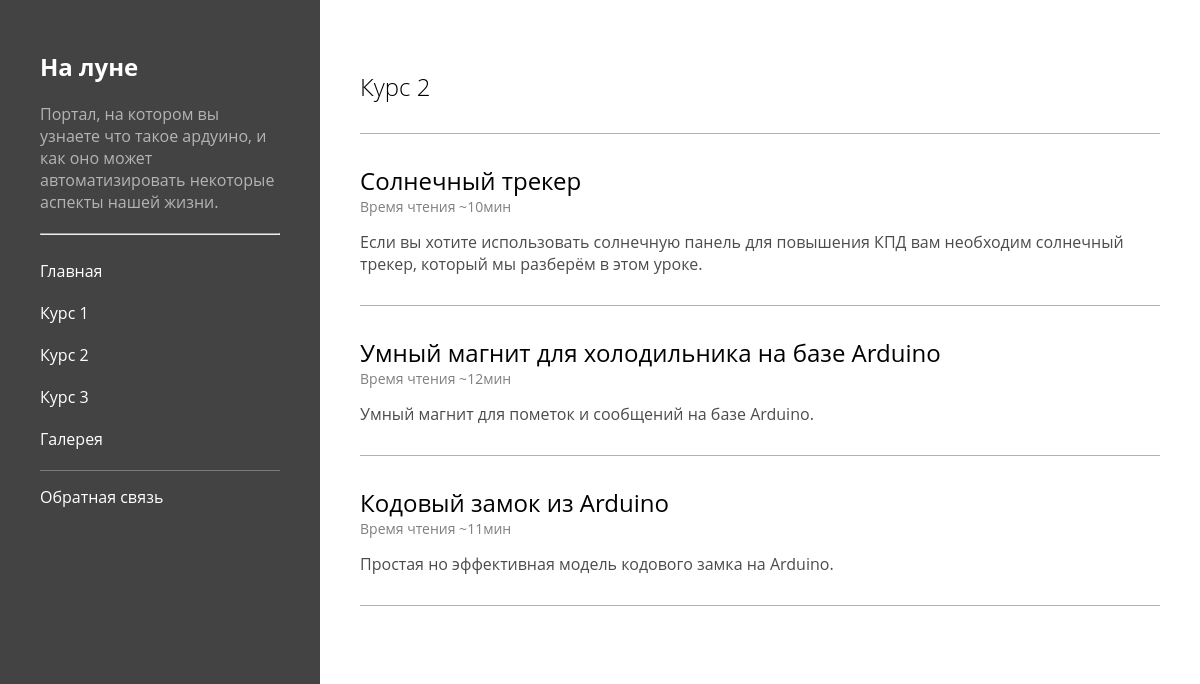
/course-2/, run on the app's committed database.
### tables this page shows
CREATE TABLE "bdtable" (
	"course_num"	INTEGER,
	"lesson_num"	INTEGER,
	"title"	INTEGER,
	"reading_time"	INTEGER,
	"preview_text"	TEXT
);

### main.py (the view)
@app.route('/course-<num>/')
def course(num):
    with sq.connect("6743database.db") as con:
        cur = con.cursor()
        db_array = cur.execute(
            f"SELECT course_num, lesson_num, title, reading_time, preview_text FROM bdtable WHERE course_num={num}").fetchall()
    return render_template('index.html', title=f'Курс {num}', list=db_array, content_title=f'Курс {num}')

### templates/index.html (shortened to what this page needs)
<!DOCTYPE html>
<html lang="en">
<head>
    <link rel="stylesheet" href="{{ url_for('static', filename='CSS/style.css') }}">
</head>
<body>
    <section class="sidebar_column">
        <div>
            <h2>На луне</h2>
            <p>Портал, на котором вы узнаете что такое ардуино, и как оно может автоматизировать некоторые аспекты нашей жизни.</p>
            <hr>
            <nav>
                <a href="/">Главная</a>
                <a href="/course-1/">Курс 1</a>
                <a href="/course-2/">Курс 2</a>
                <a href="/course-3/">Курс 3</a>
                <a href="/gallery/">Галерея</a>
            </nav>
            <div class="hr" style="margin: 10px 0 15px 0; background-color: white;"></div>
            <a href="https://t.me/">Обратная связь</a>
        </div>
    </section>
    <section class="main_content">
        {% if list %}
        <div class="lessons_list_wrapper">
            <h1>{{ content_title }}</h1>
            <div class="hr"></div>
            {% for item in list %}
            <div class="item">
                <a href="lesson-{{ item[1] }}">{{ item[2] }}</a>
                <div class="read_time">Время чтения ~{{ item[3]}}мин</div>
                <p>{{ item[4] }}</p>
                <div class="hr"></div>
            </div>
            {% endfor %}
        </div>
        {% endif %}
    </section>
</body>
</html>

### static/CSS/style.css (style rules this page uses)
html { overflow-x: hidden; }
* { margin: 0; padding: 0; font-family: 'open sans'; }
.sidebar_column { max-width: 20%; width: auto; height: calc(100vh - 50px); background-color: #444343; padding: 50px 40px 0 40px; display: flex; justify-content: center; font-family: open sans; position:fixed; transform: translateY(0%); transition: transform 0.7s; }
.sidebar_column p { padding: 20px 0; opacity: 0.6; }
.sidebar_column div { max-width: 300px; color: white; }
.sidebar_column nav { display: flex; flex-direction: column; margin: 15px 0 0 0; }
.sidebar_column a { color: white; text-decoration: none; padding: 10px 0; transition: opacity 0.2s; }
.main_content { position: absolute; width: calc(80vw - 80px); top: 0; margin-left: calc(20% + 80px); display: flex; flex-direction: column; min-height: 100vh; }
.lessons_list_wrapper { padding: 20px 40px; margin: 50px auto; max-width: 100%; max-width: 900px; background-color: rgba(255, 255, 255, 0.9); border-radius: 20px; }
.lessons_list_wrapper h1 { font-size: 24px; font-weight: 200; }
.lessons_list_wrapper .item { margin: 30px auto; }
.lessons_list_wrapper a { margin: 0 0 10px 0; text-decoration: none; color: black; font-size: 24px; opacity: 1; transition: opacity 0.2s; }
.read_time { opacity: 0.5; font-size: 14px; margin: 0 0 15px 0; }
.lessons_list_wrapper p { opacity: 0.7; }
.hr { width: 100%; height: 1px; background-color: black; opacity: 0.3; margin: 30px 0 0 0; }

### data on the page
bdtable: title "Солнечный трекер", reading_time "10", preview_text "Если вы хотите использовать солнечную панель для повышения КПД вам необходим солнечный трекер, который мы разберём в этом уроке."
bdtable: title "Умный магнит для холодильника на базе Arduino", reading_time "12", preview_text "Умный магнит для пометок и сообщений на базе Arduino."
bdtable: title "Кодовый замок из Arduino", reading_time "11", preview_text "Простая но эффективная модель кодового замка на Arduino."

### other printed values
{{ content_title }} "Курс 2"
